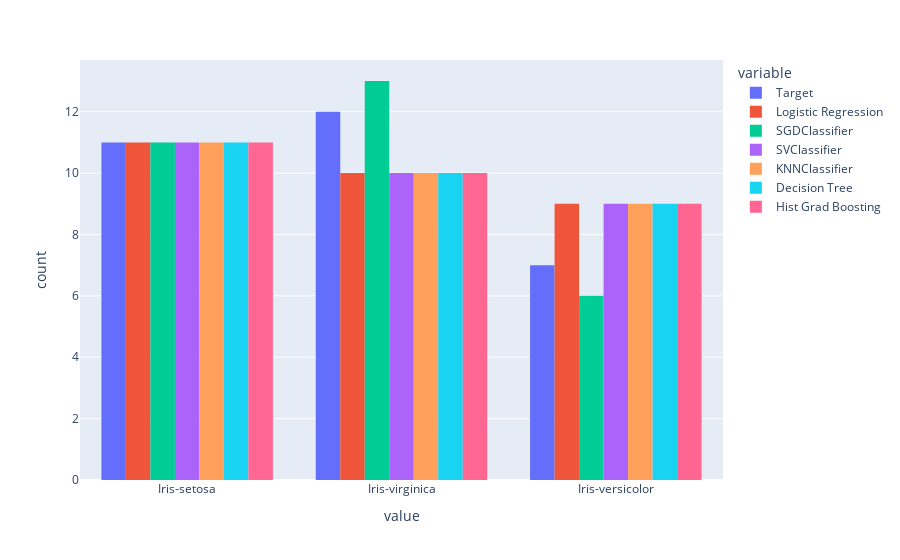

Here is the notebook cell this chart was saved with:
### Code cell
model_results_df.plot(kind = 'hist',
                      barmode = 'group',
                      height = 800
                     )

### Figure 1 — Plotly figure (JSON) as saved in the notebook; plotly's stock layout.template omitted (floating-point values rounded to 4 significant figures)
{"data": [{"alignmentgroup": "True", "bingroup": "x", "hovertemplate": "variable=Target<br>value=%{x}<br>count=%{y}<extra></extra>", "legendgroup": "Target", "marker": {"color": "#636efa", "pattern": {"shape": ""}}, "name": "Target", "offsetgroup": "Target", "orientation": "v", "showlegend": true, "type": "histogram", "x": ["Iris-setosa", "Iris-virginica", "Iris-virginica", "Iris-virginica", "Iris-virginica", "Iris-virginica", "Iris-setosa", "Iris-setosa", "Iris-virginica", "Iris-setosa", "Iris-setosa", "Iris-versicolor", "Iris-setosa", "Iris-virginica", "Iris-versicolor", "Iris-setosa", "Iris-setosa", "Iris-versicolor", "Iris-virginica", "Iris-virginica", "Iris-versicolor", "Iris-setosa", "Iris-virginica", "Iris-setosa", "Iris-versicolor", "Iris-versicolor", "Iris-virginica", "Iris-virginica", "Iris-versicolor", "Iris-setosa"], "xaxis": "x", "yaxis": "y"}, {"alignmentgroup": "True", "bingroup": "x", "hovertemplate": "variable=Logistic Regression<br>value=%{x}<br>count=%{y}<extra></extra>", "legendgroup": "Logistic Regression", "marker": {"color": "#EF553B", "pattern": {"shape": ""}}, "name": "Logistic Regression", "offsetgroup": "Logistic Regression", "orientation": "v", "showlegend": true, "type": "histogram", "x": ["Iris-setosa", "Iris-virginica", "Iris-virginica", "Iris-versicolor", "Iris-virginica", "Iris-virginica", "Iris-setosa", "Iris-setosa", "Iris-versicolor", "Iris-setosa", "Iris-setosa", "Iris-versicolor", "Iris-setosa", "Iris-virginica", "Iris-versicolor", "Iris-setosa", "Iris-setosa", "Iris-versicolor", "Iris-virginica", "Iris-virginica", "Iris-versicolor", "Iris-setosa", "Iris-virginica", "Iris-setosa", "Iris-versicolor", "Iris-versicolor", "Iris-virginica", "Iris-virginica", "Iris-versicolor", "Iris-setosa"], "xaxis": "x", "yaxis": "y"}, {"alignmentgroup": "True", "bingroup": "x", "hovertemplate": "variable=SGDClassifier<br>value=%{x}<br>count=%{y}<extra></extra>", "legendgroup": "SGDClassifier", "marker": {"color": "#00cc96", "pattern": {"shape": ""}}, "name": "SGDClassifier", "offsetgroup": "SGDClassifier", "orientation": "v", "showlegend": true, "type": "histogram", "x": ["Iris-setosa", "Iris-virginica", "Iris-virginica", "Iris-versicolor", "Iris-virginica", "Iris-virginica", "Iris-setosa", "Iris-setosa", "Iris-virginica", "Iris-setosa", "Iris-setosa", "Iris-versicolor", "Iris-setosa", "Iris-virginica", "Iris-versicolor", "Iris-setosa", "Iris-setosa", "Iris-virginica", "Iris-virginica", "Iris-virginica", "Iris-versicolor", "Iris-setosa", "Iris-virginica", "Iris-setosa", "Iris-virginica", "Iris-versicolor", "Iris-virginica", "Iris-virginica", "Iris-versicolor", "Iris-setosa"], "xaxis": "x", "yaxis": "y"}, {"alignmentgroup": "True", "bingroup": "x", "hovertemplate": "variable=SVClassifier<br>value=%{x}<br>count=%{y}<extra></extra>", "legendgroup": "SVClassifier", "marker": {"color": "#ab63fa", "pattern": {"shape": ""}}, "name": "SVClassifier", "offsetgroup": "SVClassifier", "orientation": "v", "showlegend": true, "type": "histogram", "x": ["Iris-setosa", "Iris-virginica", "Iris-virginica", "Iris-versicolor", "Iris-virginica", "Iris-virginica", "Iris-setosa", "Iris-setosa", "Iris-versicolor", "Iris-setosa", "Iris-setosa", "Iris-versicolor", "Iris-setosa", "Iris-virginica", "Iris-versicolor", "Iris-setosa", "Iris-setosa", "Iris-versicolor", "Iris-virginica", "Iris-virginica", "Iris-versicolor", "Iris-setosa", "Iris-virginica", "Iris-setosa", "Iris-versicolor", "Iris-versicolor", "Iris-virginica", "Iris-virginica", "Iris-versicolor", "Iris-setosa"], "xaxis": "x", "yaxis": "y"}, {"alignmentgroup": "True", "bingroup": "x", "hovertemplate": "variable=KNNClassifier<br>value=%{x}<br>count=%{y}<extra></extra>", "legendgroup": "KNNClassifier", "marker": {"color": "#FFA15A", "pattern": {"shape": ""}}, "name": "KNNClassifier", "offsetgroup": "KNNClassifier", "orientation": "v", "showlegend": true, "type": "histogram", "x": ["Iris-setosa", "Iris-virginica", "Iris-virginica", "Iris-versicolor", "Iris-virginica", "Iris-virginica", "Iris-setosa", "Iris-setosa", "Iris-versicolor", "Iris-setosa", "Iris-setosa", "Iris-versicolor", "Iris-setosa", "Iris-virginica", "Iris-versicolor", "Iris-setosa", "Iris-setosa", "Iris-versicolor", "Iris-virginica", "Iris-virginica", "Iris-versicolor", "Iris-setosa", "Iris-virginica", "Iris-setosa", "Iris-versicolor", "Iris-versicolor", "Iris-virginica", "Iris-virginica", "Iris-versicolor", "Iris-setosa"], "xaxis": "x", "yaxis": "y"}, {"alignmentgroup": "True", "bingroup": "x", "hovertemplate": "variable=Decision Tree<br>value=%{x}<br>count=%{y}<extra></extra>", "legendgroup": "Decision Tree", "marker": {"color": "#19d3f3", "pattern": {"shape": ""}}, "name": "Decision Tree", "offsetgroup": "Decision Tree", "orientation": "v", "showlegend": true, "type": "histogram", "x": ["Iris-setosa", "Iris-virginica", "Iris-virginica", "Iris-virginica", "Iris-virginica", "Iris-virginica", "Iris-setosa", "Iris-setosa", "Iris-versicolor", "Iris-setosa", "Iris-setosa", "Iris-versicolor", "Iris-setosa", "Iris-versicolor", "Iris-versicolor", "Iris-setosa", "Iris-setosa", "Iris-versicolor", "Iris-virginica", "Iris-virginica", "Iris-versicolor", "Iris-setosa", "Iris-virginica", "Iris-setosa", "Iris-versicolor", "Iris-versicolor", "Iris-virginica", "Iris-virginica", "Iris-versicolor", "Iris-setosa"], "xaxis": "x", "yaxis": "y"}, {"alignmentgroup": "True", "bingroup": "x", "hovertemplate": "variable=Hist Grad Boosting<br>value=%{x}<br>count=%{y}<extra></extra>", "legendgroup": "Hist Grad Boosting", "marker": {"color": "#FF6692", "pattern": {"shape": ""}}, "name": "Hist Grad Boosting", "offsetgroup": "Hist Grad Boosting", "orientation": "v", "showlegend": true, "type": "histogram", "x": ["Iris-setosa", "Iris-virginica", "Iris-virginica", "Iris-versicolor", "Iris-virginica", "Iris-virginica", "Iris-setosa", "Iris-setosa", "Iris-versicolor", "Iris-setosa", "Iris-setosa", "Iris-versicolor", "Iris-setosa", "Iris-virginica", "Iris-versicolor", "Iris-setosa", "Iris-setosa", "Iris-versicolor", "Iris-virginica", "Iris-virginica", "Iris-versicolor", "Iris-setosa", "Iris-virginica", "Iris-setosa", "Iris-versicolor", "Iris-versicolor", "Iris-virginica", "Iris-virginica", "Iris-versicolor", "Iris-setosa"], "xaxis": "x", "yaxis": "y"}], "layout": {"autosize": true, "barmode": "group", "legend": {"title": {"text": "variable"}, "tracegroupgap": 0}, "margin": {"t": 60}, "xaxis": {"anchor": "y", "autorange": true, "domain": [0, 1], "range": [-0.5, 2.5], "title": {"text": "value"}, "type": "category"}, "yaxis": {"anchor": "x", "autorange": true, "domain": [0, 1], "range": [0, 13.68], "title": {"text": "count"}}}}
